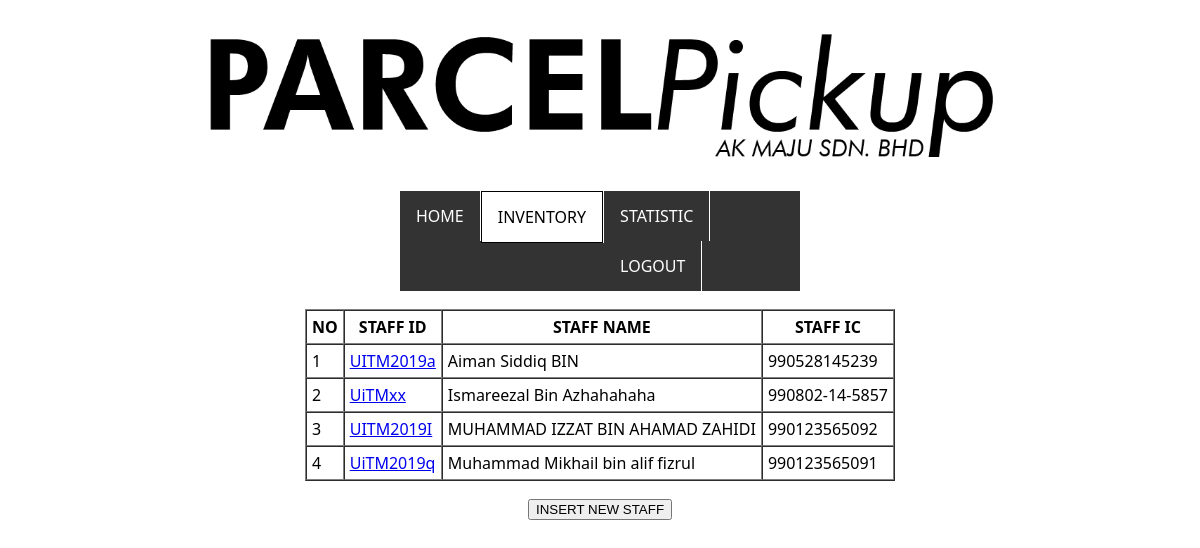
/staffInventory.php, run on the app's committed database.
### tables this page shows
CREATE TABLE `staff` (
  `StaffNo` varchar(15) NOT NULL DEFAULT 'UiTMxx',
  `Sname` varchar(255) NOT NULL,
  `Password` varchar(15) NOT NULL,
  `staffTel` varchar(15) NOT NULL,
  `staffEmail` varchar(20) NOT NULL,
  `staffIC` varchar(15) NOT NULL,
  `verified` int(1) NOT NULL DEFAULT '0'
);

### staffInventory.php (the view, shortened to what this page needs)
<!doctype html>
<html>
<head>
	<center><h1><a href="" ><img src="systemLogo.png" alt="logo.png" width="800px"></a></h1></center>
<body bgcolor="">
<font>
<center>
	<ul class="topnav">
  <li><a href="#home">HOME</a></li>
  <li><a class="active" href="staffInventory.php">INVENTORY</a></li>
  <li><a href="#home">STATISTIC</a></li>
  <li><a href="parcelhomepage.html">LOGOUT</a></li>
</ul>
</center>
</font>
</body>
</head>
<body>
	<br>
	<center>
		<table class="parcels" cellpadding="5px" cellspacing="0" border="1" >
	<th>NO</th>
		<th>STAFF ID</th>
		<th>STAFF NAME</th>
		<th>STAFF IC</th>
			<?php
			$sql = "select * from staff order by Sname";
			$query=mysql_query($sql);
if(mysql_num_rows($query)>0)
{
$i=1;
while($row=mysql_fetch_object($query))
{
	$staffno = $row->StaffNo;
			?>
			<tr>
<td><?php echo $i++; ?></td>
<td><a href="staffdetails.php?StaffNo=<?php echo $staffno;?>"><?php echo $row->StaffNo; ?></a></td>
<td><?php echo $row->Sname; ?></td>
<td><?php echo $row->staffIC; ?></td>
			</tr>
			<?php
}
}
?>
	</table>
		</center>
	<br>
	<CENTER><a href="staffdetails.php"><button>INSERT NEW STAFF</button></a></CENTER>
</body>
</html>

### staffInventory.php (style rules this page uses)
body { margin: 0; }
table.parcels { font-family: Segoe, "Segoe UI", "DejaVu Sans", "Trebuchet MS", Verdana, "sans-serif"; }
ul.topnav { list-style-type: none; margin: 0; padding: 0; overflow: hidden; background-color: #333; width: 400px }
ul.topnav li { float: left; font-family: Segoe, "Segoe UI", "DejaVu Sans", "Trebuchet MS", Verdana, "sans-serif"; border-right: 1px solid #FFFFFF;; }
ul.topnav li a { display: block; color: white; text-align: center; padding: 14px 16px; text-decoration: none; }
ul.topnav li a.active { background-color: #FFFFFF; color: black; border: 1px solid; }

### data on the page
staff: StaffNo "UITM2019a", Sname "Aiman Siddiq BIN", staffIC "990528145239"
staff: StaffNo "UiTMxx", Sname "Ismareezal Bin Azhahahaha", staffIC "990802-14-5857"
staff: StaffNo "UITM2019I", Sname "MUHAMMAD IZZAT BIN AHAMAD ZAHIDI", staffIC "990123565092"
staff: StaffNo "UiTM2019q", Sname "Muhammad Mikhail bin alif fizrul", staffIC "990123565091"
